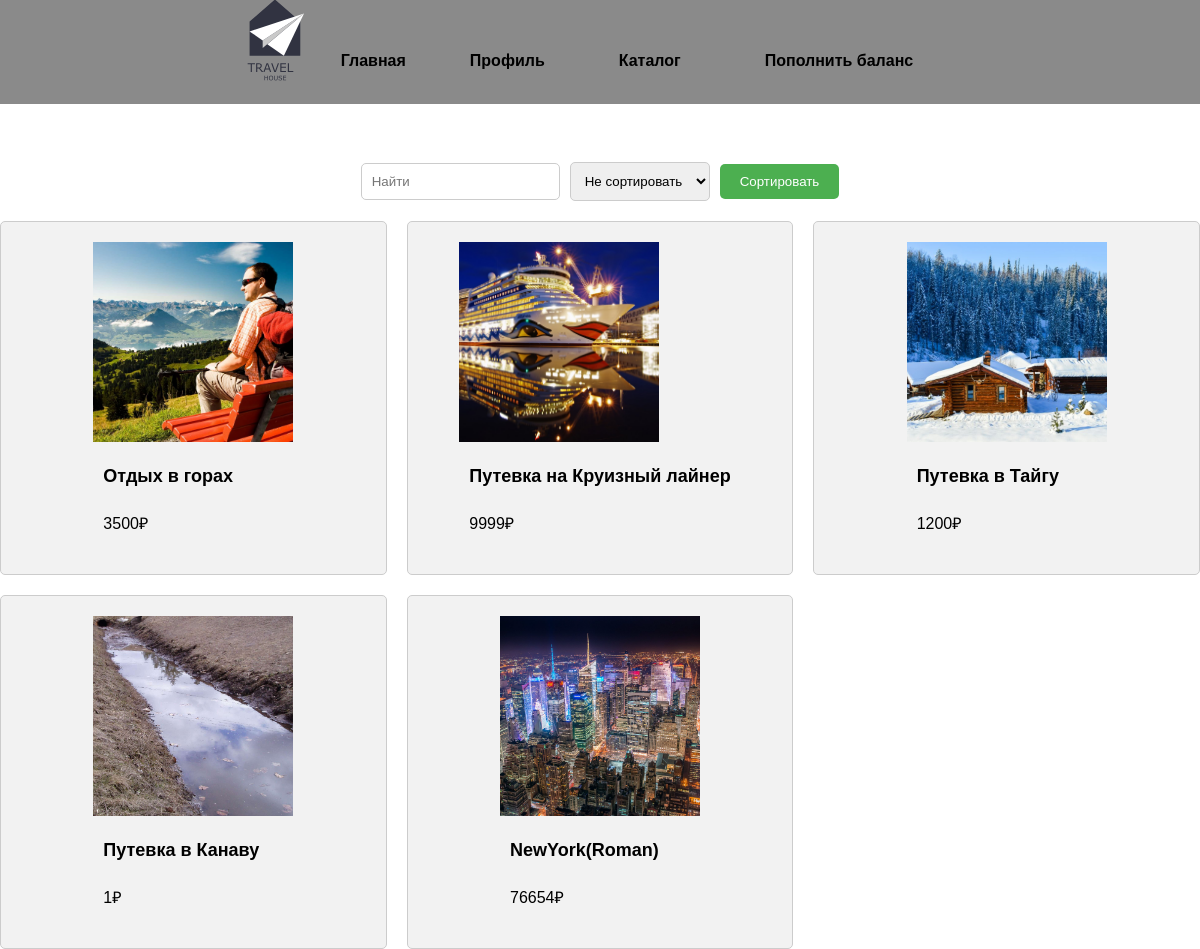
/321/pages/catalog.php, run on the app's committed database.
### tables this page shows
CREATE TABLE `Product` (
  `id` int(11) NOT NULL,
  `name` varchar(255) NOT NULL,
  `price` int(11) NOT NULL,
  `image_path` longtext NOT NULL
);

### 321/pages/catalog.php (the view, shortened to what this page needs)
<!DOCTYPE html>
<html lang="en">
<head>
    <link rel="stylesheet" href="../css/product.css">
</head>
<body>
    <?php require("../php/header.php"); ?><br><br><br><br><br><br><br><br><br>
    <form action="catalog.php" method="GET" class="search">
        <input type="text" name="product_name" placeholder="Найти">
        <select name="filter">
            <option value="0">Не сортировать</option>
        </select>
        <input type="submit" value="Сортировать">
    </form>
    <div class="product-list">
    <?php
            require("../php/connect.php");
            $sql = "SELECT * FROM Product";
            if($result = $conn->query($sql))
            {
                foreach ($result as $row) {
                    echo "<div class='product-item'>";
                    echo "<form action='../php/addProduct.php' method='post'>";
                    echo "<img class='product-img' src='".'../'.$row['image_path']."'/>";
                    echo "<p class='product-title'>".$row['name']."</p>";
                    echo "<p class='product-price'>".$row['price'].'₽'."</p>";
                    echo "</form>";
                    echo "</div>";
                }
            }
        ?>
</body>
</html>

### 321/css/product.css (style rules this page uses)
.search { display: flex; align-items: center; justify-content: center; margin-bottom: 20px; }
.search input[type="text"], .search select { padding: 10px; border: solid 1px #ccc; border-radius: 5px; margin-right: 10px; }
.search input[type="submit"] { padding: 10px 20px; background-color: #4caf50; color: #fff; border: none; border-radius: 5px; cursor: pointer; }
.product-list { display: grid; grid-template-columns: repeat(auto-fit, minmax(300px, 1fr)); gap: 20px; }
.product-item { display: flex; flex-direction: column; align-items: center; justify-content: center; padding: 20px; background-color: #f2f2f2; border: solid 1px #ccc; border-radius: 5px; }
.product-img { width: 200px; height: 200px; object-fit: cover; margin-bottom: 10px; }
.product-title { font-size: 18px; font-weight: bold; margin-bottom: 5px; }
.product-price { font-size: 16px; margin-bottom: 10px; }

### 321/style.css (style rules this page uses)
* { margin: 0; padding: 0; box-sizing: border-box; }
body { font-family: Arial, sans-serif; background-color: rgb(97, 97, 97)34); }
h1, p { margin: 0; padding: 10px; }

### data on the page
product: image_path (picture), name "Отдых в горах", price "3500"
product: image_path (picture), name "Путевка на Круизный лайнер", price "9999"
product: image_path (picture), name "Путевка в Тайгу", price "1200"
product: image_path (picture), name "Путевка в Канаву", price "1"
product: image_path (picture), name "NewYork(Roman)", price "76654"
